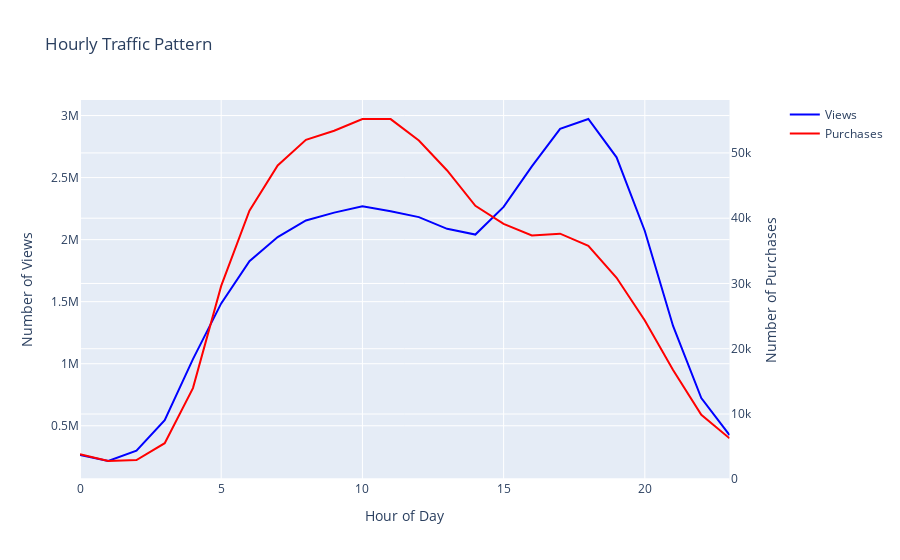

The notebook cell saved with this chart:
### Code cell
# Get hourly traffic data
hourly_traffic = spark.sql("""
    SELECT 
        HOUR(time) as hour,
        COUNT(CASE WHEN event_type = 'view' THEN 1 END) as views,
        COUNT(CASE WHEN event_type = 'purchase' THEN 1 END) as purchases
    FROM ecommerce_data
    GROUP BY HOUR(time)
    ORDER BY hour
""")

traffic_pd = hourly_traffic.toPandas()

fig = make_subplots(specs=[[{"secondary_y": True}]])

fig.add_trace(
    go.Scatter(x=traffic_pd['hour'], y=traffic_pd['views'],
               name="Views", line=dict(color='blue')),
    secondary_y=False,
)

fig.add_trace(
    go.Scatter(x=traffic_pd['hour'], y=traffic_pd['purchases'],
               name="Purchases", line=dict(color='red')),
    secondary_y=True,
)

fig.update_layout(
    title='Hourly Traffic Pattern',
    xaxis_title='Hour of Day',
    yaxis_title='Number of Views',
    yaxis2_title='Number of Purchases',
    hovermode='x unified'
)

fig.show()

### Figure 1 — Plotly figure (JSON) as saved in the notebook; plotly's stock layout.template omitted (floating-point values rounded to 4 significant figures)
{"data": [{"line": {"color": "blue"}, "name": "Views", "type": "scatter", "x": [0, 1, 2, 3, 4, 5, 6, 7, 8, 9, 10, 11, 12, 13, 14, 15, 16, 17, 18, 19, 20, 21, 22, 23], "xaxis": "x", "y": [264826, 216026, 299874, 545742, 1037315, 1485926, 1826454, 2020538, 2154468, 2217746, 2267899, 2229264, 2181560, 2086826, 2040927, 2263632, 2590385, 2892601, 2972082, 2663340, 2069720, 1304238, 722821, 425189], "yaxis": "y"}, {"line": {"color": "red"}, "name": "Purchases", "type": "scatter", "x": [0, 1, 2, 3, 4, 5, 6, 7, 8, 9, 10, 11, 12, 13, 14, 15, 16, 17, 18, 19, 20, 21, 22, 23], "xaxis": "x", "y": [3837, 2802, 2949, 5526, 13968, 29634, 41146, 48071, 52005, 53406, 55197, 55183, 51904, 47311, 41888, 39138, 37363, 37632, 35773, 30873, 24325, 16748, 9892, 6278], "yaxis": "y2"}], "layout": {"hovermode": "x unified", "title": {"text": "Hourly Traffic Pattern"}, "xaxis": {"anchor": "y", "domain": [0, 0.94], "title": {"text": "Hour of Day"}}, "yaxis": {"anchor": "x", "domain": [0, 1], "title": {"text": "Number of Views"}}, "yaxis2": {"anchor": "x", "overlaying": "y", "side": "right", "title": {"text": "Number of Purchases"}}}}
